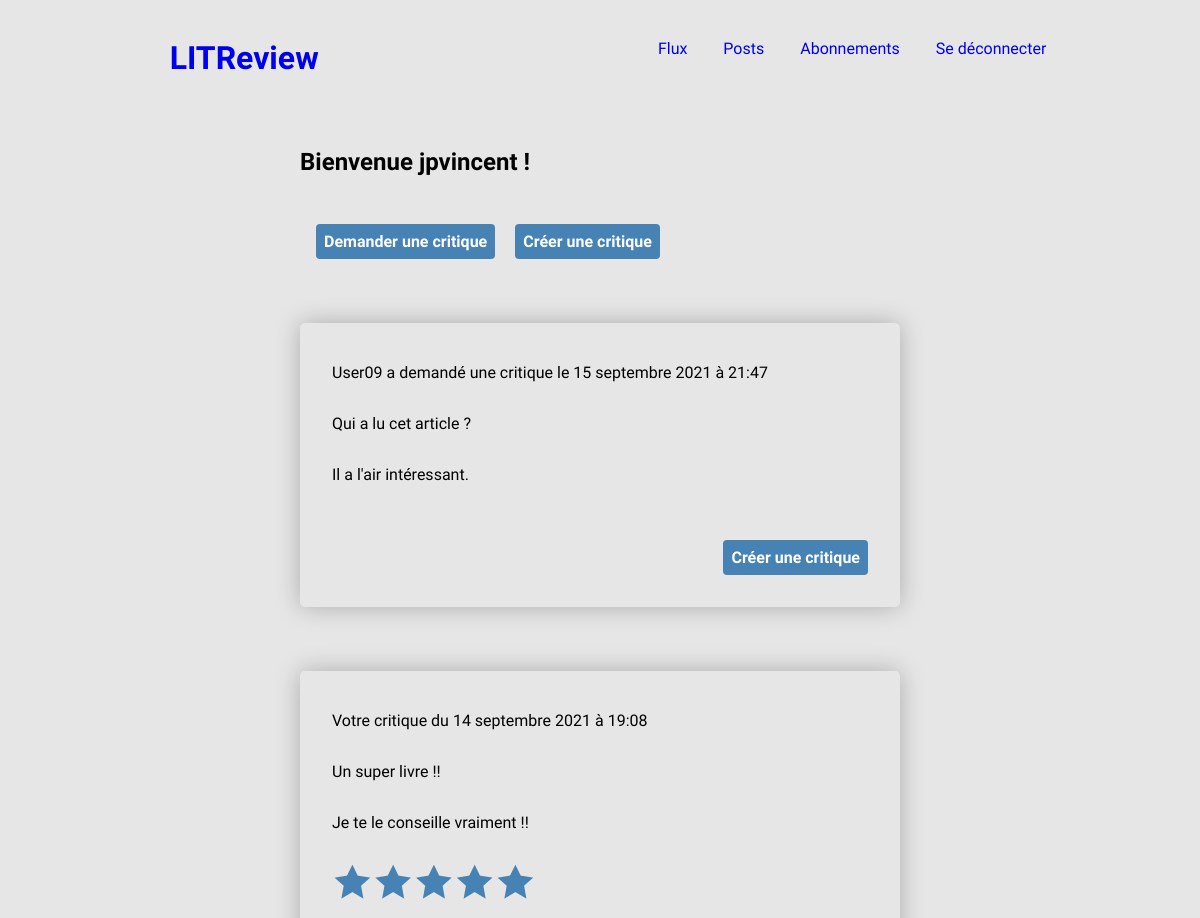
The app's page / (signed in, upper part), older data.
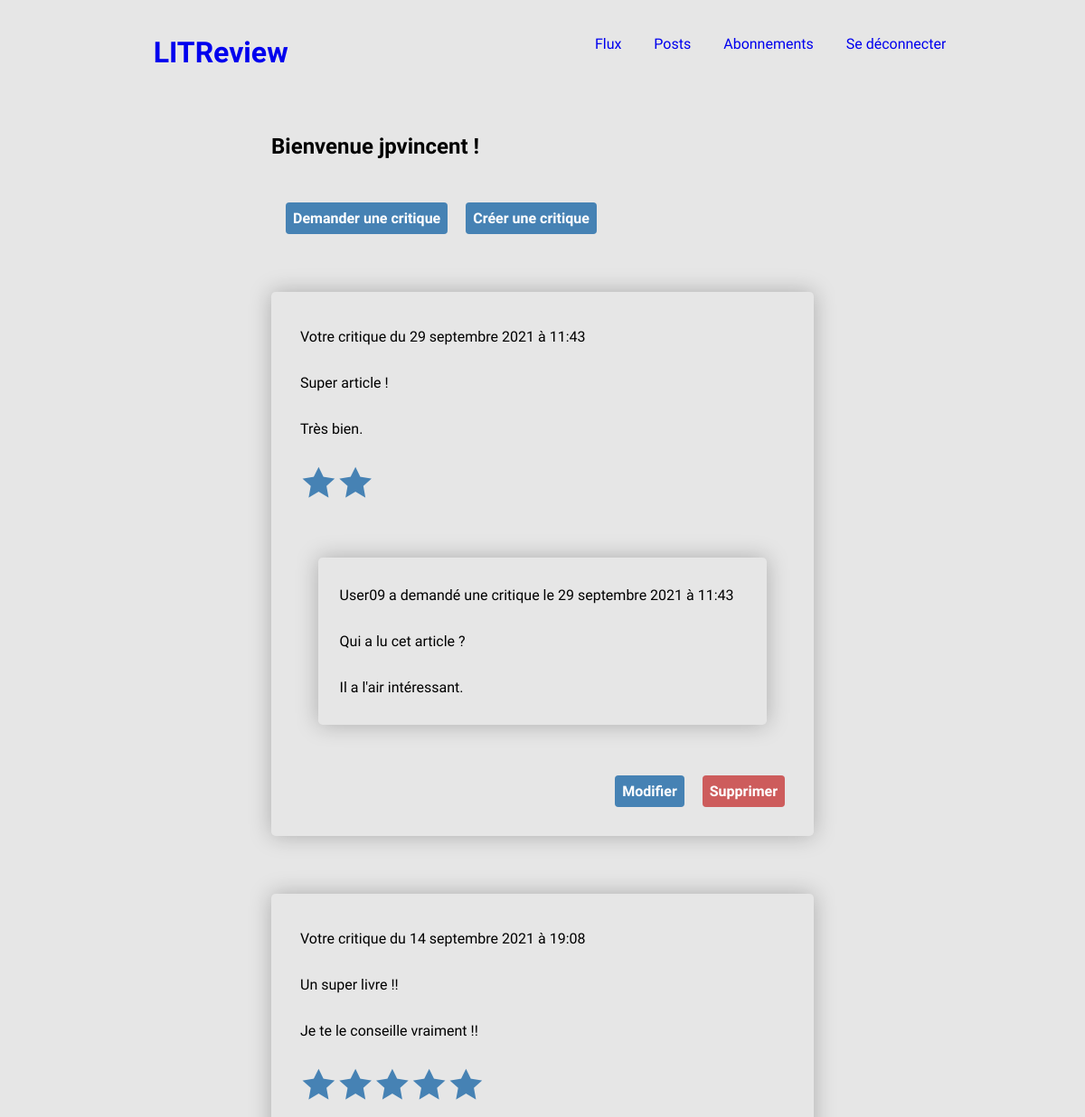
The same page, newer data.
### reviews/models.py (models this page shows, shortened)
class Ticket(models.Model):
    title = models.CharField(max_length=128)
    description = models.TextField(max_length=2048, blank=True)
    user = models.ForeignKey(settings.AUTH_USER_MODEL, on_delete=models.CASCADE)
    image = models.ImageField(null=True, blank=True, upload_to="reviews")
    time_created = models.DateTimeField(auto_now_add=True)

class Review(models.Model):
    ticket = models.ForeignKey(Ticket, on_delete=models.CASCADE)
    rating = models.PositiveSmallIntegerField(validators=[MinValueValidator(0),
                                                          MaxValueValidator(5)])
    user = models.ForeignKey(settings.AUTH_USER_MODEL,
                             on_delete=models.CASCADE)
    headline = models.CharField(max_length=128)
    body = models.TextField(max_length=8192, blank=True)
    time_created = models.DateTimeField(auto_now_add=True)
    @property
    def stars(self):
        return "".join(["🟊" for _ in range(self.rating)])

### accounts/models.py (models this page shows)
class CustomUser(AbstractUser):
    pass

### accounts/views.py (the view, shortened to what this page needs)
# urls.py: path('', index_view, name="index"),
def index_view(request):
    if request.user.is_authenticated:
        open_tickets = get_followed_users_open_tickets(request.user.id)
        closed_posts = get_followed_users_tickets_answered_by_others(request.user.id)
        tickets = open_tickets.union(closed_posts)
        reviews_by_self = get_own_reviews_from_others_tickets(request.user.id)
        reviews_by_followed_users = get_reviews_from_followed_users(request.user.id)
        reviews = reviews_by_self.union(reviews_by_followed_users)
        posts = sorted(chain(tickets, reviews),
                       key=attrgetter("time_created"),
                       reverse=True)
        context = {"posts": posts}
        return render(request, "reviews/flux.html", context)
    else:
        form = LoginForm
        context = {"form": form}
    return render(request, "accounts/index.html", context)

### reviews/views.py (called while the page is built)
def get_open_tickets(user_id):
    user_tickets = Ticket.objects.filter(user=user_id)
    reviews = Review.objects.values()
    answered_tickets_ids = [element.get("ticket_id") for element in reviews]
    user_open_tickets = user_tickets.exclude(id__in=answered_tickets_ids)
    user_open_tickets = user_open_tickets.annotate(content_type=Value("Open-tickets", CharField()))
    return user_open_tickets

def get_followed_users_open_tickets(user_id):
    followed_users = UserFollows.objects.filter(user_id=user_id)
    followed_users = followed_users.values()
    followed_users_ids = [user["followed_user_id"] for user in followed_users]
    followed_users_open_tickets = Ticket.objects.none()
    for user_id in followed_users_ids:
        tickets = get_open_tickets(user_id)
        if tickets.count() != 0:
            followed_users_open_tickets = followed_users_open_tickets.union(tickets)
    return followed_users_open_tickets

### reviews/templates/reviews/flux.html (shortened to what this page needs)
{% extends "base.html" %}
{% load static %}
    {% block content %}
        <section class="main-section">
                <h2>Bienvenue {{ user.username }} !</h2>
            <p>
                <a href="{% url 'reviews:create-ticket' %}"><button class="btn btn-submit">Demander une critique</button></a>
                <a href="{% url 'reviews:create-review' %}"><button class="btn btn-submit">Créer une critique</button></a>
            </p>
        </section>
        {% for post in posts %}
        <section class="main-section main-section-list posts shadow-box">
            {% if "ticket" in post.content_type %}
                        <div>
                            <p>{{ post.user}} a demandé une critique le {{ post.time_created|date:"j F Y" }} à {{ post.time_created|date:"H:s" }}</p>
                            <p>{{ post.title }}</p>
                            <p>{{ post.description }}</p>
                        </div>
                        {% if "Open" in post.content_type %}
                            <p class="button_right">
                                <a href="{% url 'reviews:create-review-ticket' ticket_id=post.id %}">
                                    <button type="submit" class="btn btn-submit">Créer une critique</button>
                                </a>
                            </p>
                        {% endif %}
                        {% elif post.content_type == "Review" %}
                        <div>
                            {% if post.user.id == user.id %}
                                <p>Votre critique du {{ post.time_created|date:"j F Y" }} à {{ post.time_created|date:"H:s" }}</p>
                            {% else %}
                                <p>{{ post.user }} a posté la critique suivante le {{ post.time_created|date:"j F Y" }} à {{ post.time_created|date:"H:s" }}</p>
                            {% endif %}
                            <p>{{ post.headline }}</p>
                            <p>{{ post.body }}</p>
                            <p class="stars">{{ post.stars }}</p>
                            <div class="inside-section shadow-box">
                                    {% if post.ticket.user.id == user.id %}
                                        <p>Votre demande de critique du {{ post.time_created|date:"d F Y" }} à {{ post.time_created|date:"H:s" }}</p>
                                    {% else %}
                                        <p>{{ post.ticket.user }} a demandé une critique le {{ post.time_created|date:"d F Y" }} à {{ post.time_created|date:"H:s" }}</p>
                                    {% endif %}
                                    <p>{{ post.ticket.title }}</p>
                                    <p>{{ post.ticket.description }}</p>
                            </div>
                        </div>
                        <p class="button_right">
                            <a href="{% url 'reviews:update-review' pk=post.id %}">
                                <button type="submit" class="btn btn-submit">Modifier</button>
                            </a>
                            <a href="{% url 'reviews:delete-review' pk=post.id %}">
                                <button type="submit" class="btn btn-delete">Supprimer</button>
                            </a>
                        </p>
                    {% else %}
                        <h2>Objet inconnu</h2>
                    {% endif %}
        </section>
                {% empty %}
                    <p><h2>Aucun ticket ni aucune critique à afficher.</h2></p>
        {% endfor %}
    {% endblock %}

Row changes from the older to the newer data that the page shows:
no longer on this page (row unchanged): Ticket: user "User09", time_created "15 septembre 2021", time_created "21:47", title "Qui a lu cet article ?", description "Il a l'air intéressant.", shows "Créer une critique"
added Review: time_created "29 septembre 2021", time_created "11:43", headline "Super article !", body "Très bien.", stars "🟊🟊", ticket.user "User09", ticket "Qui a lu cet article ?", ticket.description "Il a l'air intéressant."
